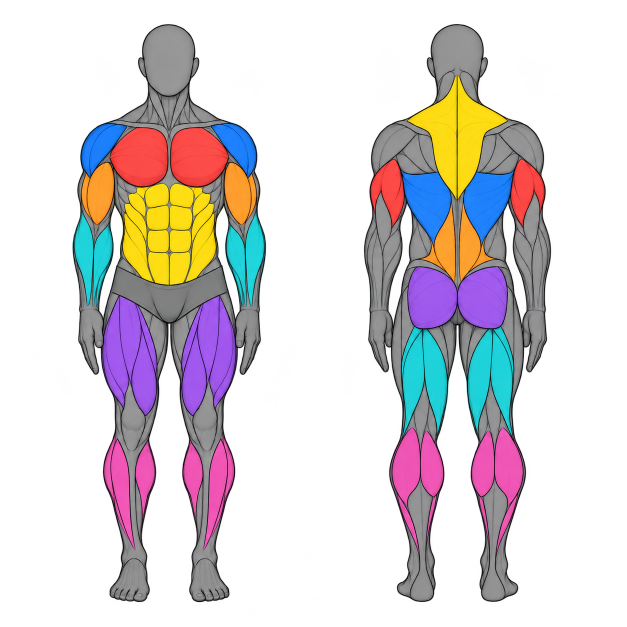
#> input picture tools/ui-assets/muscles/anatomy-atlas.png, 1254 x 1254 px (shown at 1/2 size)
$ python build-muscles.py
#> lines starting #> are read from the running program, lines starting #| are printed output that depends on the picture; after the words box and inside, x2 and y2 are one past the last pixel; in counts of white or black regions, pixels touching at a corner belong together
"""Export aligned anatomy assets from one ImageGen segmentation atlas.

Requires Pillow, NumPy and SciPy. Run from any directory with Python.
The atlas and reusable bases/masks stay in tools; app-ready PNGs go to images.
"""
from pathlib import Path
import json
import numpy as np
from PIL import Image, ImageDraw, ImageFont
from scipy import ndimage

ROOT = Path(__file__).resolve().parents[2]
WORK = Path(__file__).resolve().parent / "muscles"
SOURCE = WORK / "anatomy-atlas.png"
OUT = ROOT / "images" / "muscles"
SIZE = (400, 800)
GREEN = np.array([200, 247, 110], dtype=np.float32)
PALETTE = {
    "red": (230, 75, 93), "blue": (64, 136, 232),
    "orange": (244, 163, 64), "cyan": (64, 197, 204),
    "yellow": (231, 211, 75), "purple": (154, 98, 222),
    "magenta": (216, 92, 187),
}
REGIONS = {
    "front": {
        "chest": ("red", .16, .34),
        "shoulders": ("blue", .16, .32),
        "biceps": ("orange", .24, .40),
        "forearms": ("cyan", .33, .54),
        "abs": ("yellow", .27, .49),
        "quads": ("purple", .44, .70),
        "front-calves": ("magenta", .66, .91),
    },
    "back": {
        "lats": ("blue", .23, .45),
        "traps": ("yellow", .08, .36),
        "lowerback": ("orange", .29, .49),
        "triceps": ("red", .23, .42),
        "glutes": ("purple", .39, .58),
        "hamstrings": ("cyan", .49, .73),
        "calves": ("magenta", .65, .91),
    },
}
TARGETS = {
    "chest": ("front", ["chest"]),
    "shoulders": ("front", ["shoulders"]),
    "biceps": ("front", ["biceps"]),
    "arms": ("front", ["biceps", "forearms"]),
    "forearms": ("front", ["forearms"]),
    "abs": ("front", ["abs"]),
    "quads": ("front", ["quads"]),
    "legs": ("front", ["quads", "front-calves"]),
    "cardio": ("front", []),
    "back": ("back", ["lats", "traps"]),
    "traps": ("back", ["traps"]),
    "lowerback": ("back", ["lowerback"]),
    "triceps": ("back", ["triceps"]),
    "glutes": ("back", ["glutes"]),
    "hamstrings": ("back", ["hamstrings"]),
    "calves": ("back", ["calves"]),
}


def largest_silhouette(alpha):
    solid = ndimage.binary_opening(alpha >= 200, iterations=1)
    labels, count = ndimage.label(solid)
    if not count:
        raise ValueError("Source has no opaque anatomy silhouette")
    areas = np.bincount(labels.ravel())
    areas[0] = 0
    return labels == areas.argmax()


def clean_region(mask):
    mask = ndimage.binary_opening(mask, iterations=1)
    labels, count = ndimage.label(mask)
    sizes = np.bincount(labels.ravel())
    sizes[0] = 0
    return np.isin(labels, np.flatnonzero(sizes >= 70)) if count else mask


def rgba(rgb, alpha):
    arr = np.dstack([np.clip(np.rint(rgb), 0, 255).astype(np.uint8), alpha])
    arr[alpha == 0, :3] = 0
    return Image.fromarray(arr)


def save_indexed(image, destination, theme, cardio=False):
    """Use fixed anatomy colors and seven shared alpha levels for compact PNGs."""
    low, high = ((27, 34, 39), (88, 101, 112)) if theme == "dark" else ((125, 136, 144), (210, 219, 224))
    neutral = [np.array(low) + t * (np.array(high) - np.array(low)) for t in np.linspace(0, 1, 16)]
    blends = [neutral[10] * (1 - t) + GREEN * t for t in [.12, .28, .44, .6, .76, .9]]
    colors = np.clip(np.rint([shade * .75 + GREEN * .25 for shade in neutral]
                            if cardio else neutral + blends + [GREEN]), 0, 255).astype(np.uint8)
    palette = Image.new("P", (1, 1))
    palette.putpalette(colors.ravel().tolist() + GREEN.astype(int).tolist() * (256 - len(colors)))
    indices = np.asarray(image.convert("RGB").quantize(palette=palette, dither=Image.Dither.NONE)).copy()
    indices[indices >= len(colors)] = len(colors) - 1
    levels = np.rint(np.asarray(image)[..., 3].astype(np.float32) * 7 / 255).astype(np.uint8)
    result_indices = np.where(levels == 0, 0, 1 + indices.astype(np.uint16) * 7 + levels - 1).astype(np.uint8)
    result = Image.new("P", image.size)
    result.putdata(result_indices.ravel())
    rgb_palette, transparency = [0, 0, 0], [0]
    for color in colors:
        for alpha in [36, 73, 109, 146, 182, 219, 255]:
            rgb_palette.extend(color.tolist())
            transparency.append(alpha)
    rgb_palette.extend([0] * (768 - len(rgb_palette)))
    result.putpalette(rgb_palette)
    result.save(destination, transparency=bytes(transparency), optimize=True)


def run():
    atlas = Image.open(SOURCE).convert("RGBA")
#> atlas is the input picture: PIL image 1254x1254 RGBA; mean R, G, B, A 48.7, 42.3, 44.7, 82.9
    width, height = atlas.size
#> width = 1254; height = 1254
    sources = {}
    for view, box in [("front", (0, 0, width // 2, height)),
                      ("back", (width // 2, 0, width, height))]:
        image = atlas.crop(box)
        pixels = np.asarray(image)
        silhouette = largest_silhouette(pixels[..., 3])
        ys, xs = np.where(silhouette)
        sources[view] = {"image": image, "pixels": pixels, "solid": silhouette,
                         "top": int(ys.min()), "bottom": int(ys.max()),
                         "center": (int(xs.min()) + int(xs.max())) / 2,
                         "width": int(xs.max() - xs.min() + 1)}
#> this loop made 2 passes
#> count in largest_silhouette on passes 1 to 2: 1, 1
#> pass 1, in largest_silhouette, `solid = ndimage.binary_opening(alpha >= 200, iterations=1)`:
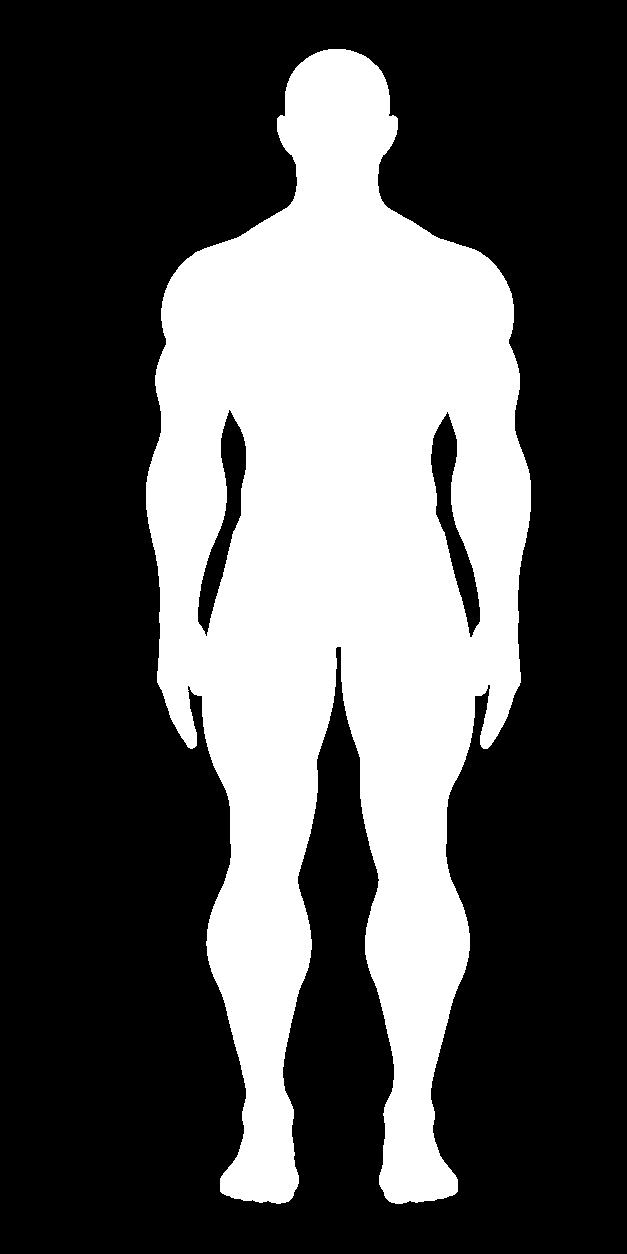
#> solid: shape (1254, 627) bool; 32.8% white; 1 white region, box (x1, y1, x2, y2) and area: (146, 49, 531, 1204) 257572
#> after the loop:
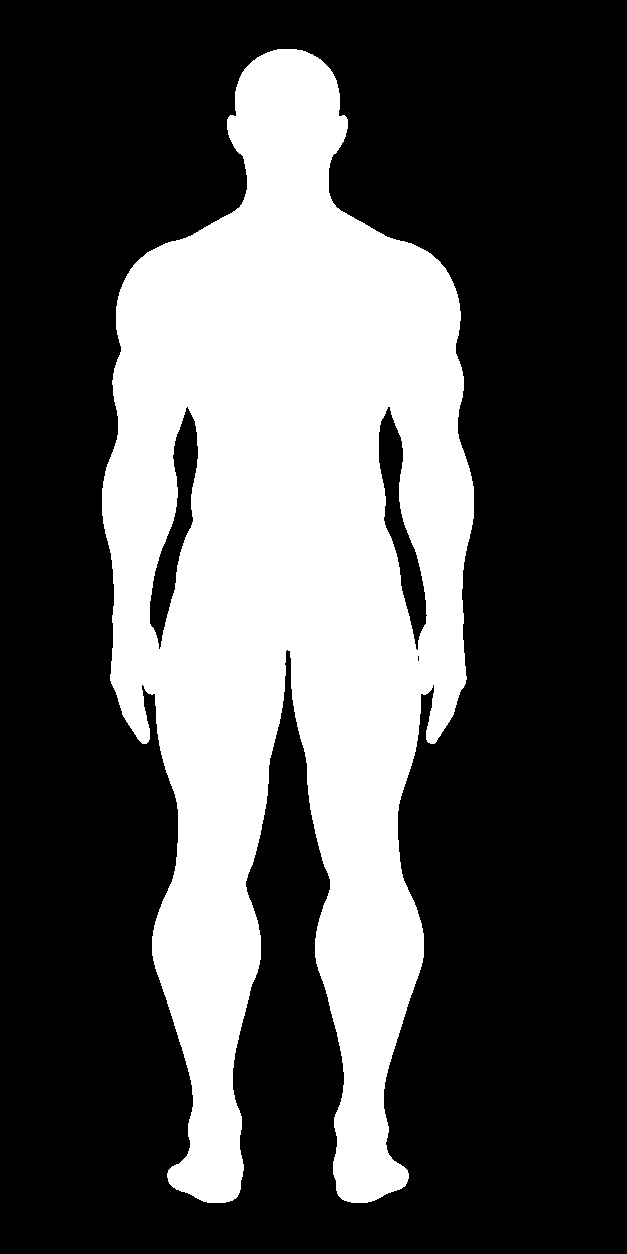
#> silhouette: shape (1254, 627) bool; 32.2% white; 1 white region, box (x1, y1, x2, y2) and area: (102, 49, 474, 1203) 253535
#> after the loop, sources = 2 items
    top = min(item["top"] for item in sources.values())
#> top = 49
    bottom = max(item["bottom"] for item in sources.values())
#> bottom = 1203
    scale = min(744 / (bottom - top + 1),
                332 / max(item["width"] for item in sources.values()))
#> scale = 0.644
    color_keys = list(PALETTE)
    palette_hues = np.asarray(Image.fromarray(np.array(
        [[PALETTE[key] for key in color_keys]], dtype=np.uint8)).convert("HSV"))[0, :, 0]
    bases, masks = {}, {}
    for view, item in sources.items():
        affine = (1 / scale, 0, item["center"] - 200 / scale,
                  0, 1 / scale, top - 28 / scale)
        def fit(array):
            return np.asarray(Image.fromarray(array.astype(np.uint8)).transform(
                SIZE, Image.Transform.AFFINE, affine,
                resample=Image.Resampling.BICUBIC))
        alpha_steps = np.array([0, 36, 73, 109, 146, 182, 219, 255], dtype=np.uint8)
        coverage = alpha_steps[np.rint(fit(item["solid"] * 255).astype(np.float32) * 7 / 255).astype(np.uint8)]
        hsv = np.asarray(item["image"].convert("HSV"))
        hue = hsv[..., 0].astype(np.int16)
        distances = np.abs(hue[..., None] - palette_hues.astype(np.int16))
        nearest = np.minimum(distances, 256 - distances).argmin(axis=-1)
        saturated = (hsv[..., 1] > 65) & (hsv[..., 2] > 75) & item["solid"]
        yy = np.arange(item["image"].height)[:, None] / height
        masks[view] = {}
        for region, (color, y0, y1) in REGIONS[view].items():
            selected = saturated & (nearest == color_keys.index(color)) & (yy >= y0) & (yy <= y1)
            fitted = fit(clean_region(selected) * 255)
            masks[view][region] = np.minimum(fitted, coverage)
            if np.count_nonzero(fitted > 127) < 100:
                raise ValueError(f"Empty region: {view}/{region}")
        value = hsv[..., 2].astype(np.float32) / 255
        tone = np.where(hsv[..., 1] > 50, .85 + .15 * value, value * 1.34)
        tone = np.clip(tone, 0, 1)
        for theme, low, high in [
            ("dark", (27, 34, 39), (88, 101, 112)),
            ("light", (125, 136, 144), (210, 219, 224)),
        ]:
            colors = np.array(low) + tone[..., None] * (np.array(high) - np.array(low))
            colors = np.stack([fit(colors[..., c]) for c in range(3)], axis=-1)
            bases[view, theme] = rgba(colors, coverage)
            (WORK / "bases").mkdir(parents=True, exist_ok=True)
            bases[view, theme].save(WORK / "bases" / f"{view}-{theme}.png", optimize=True)
#> this loop made 2 passes
#> (view, affine, alpha_steps) on passes 1 to 2: ('front', (1.55, 0, 27.52, 0, 1.55, 5.53), [0, 36, 73, 109, 146, 182, 219, 255]), ('back', (1.55, 0, -22.98, 0, 1.55, 5.53), [0, 36, 73, 109, 146, 182, 219, 255])
#> pass 1, in run, `nearest = np.minimum(distances, 256 - distances).argmin(axis=-1)`:
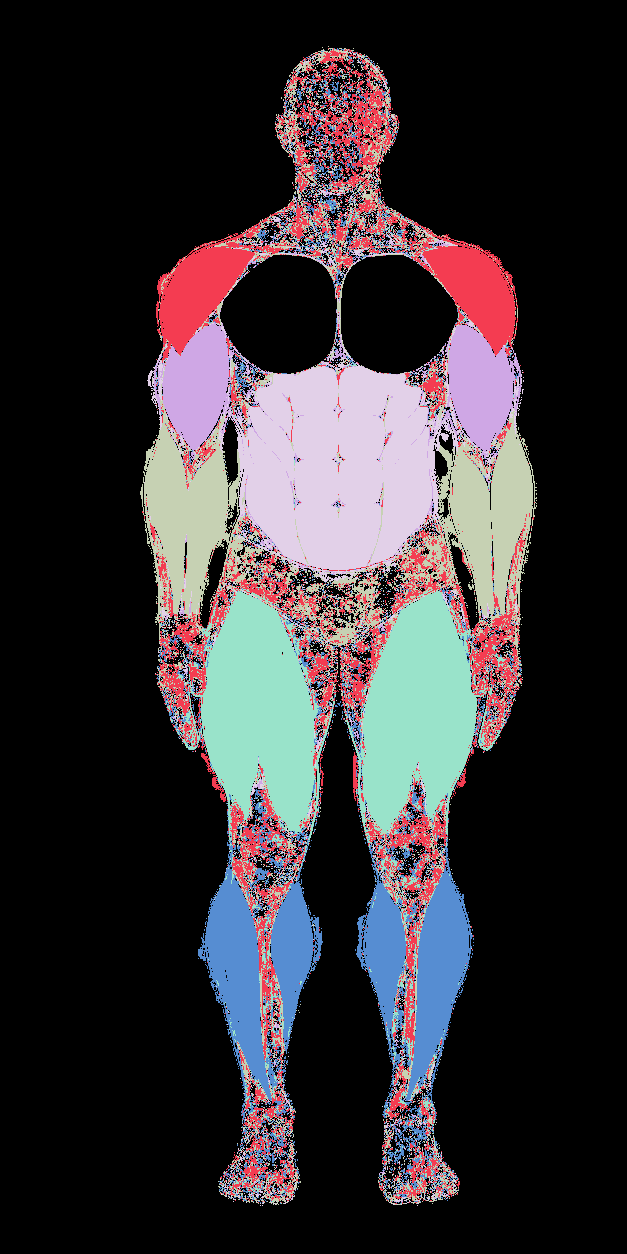
#> nearest: shape (1254, 627) int64; 7 distinct labels, from 0 to 6; one colour per label, 0 black
#> after the loop:
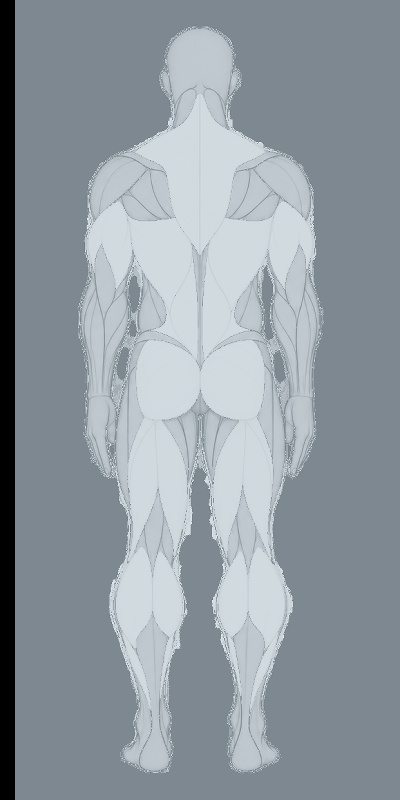
#> colors: shape (800, 400, 3); mean of channels 0, 1, 2 144.6, 154.6, 161.4; drawn as R, G, B
#> after the loop: selected: shape (1254, 627) bool; 2.9% white; 8 white regions (3 under 20 px), largest, box (x1, y1, x2, y2) and area: (363, 855, 419, 1106) 6795, (158, 855, 213, 1106) 6781, (316, 861, 362, 1082) 4619, (214, 861, 260, 994) 4214, (226, 992, 245, 1078) 403
#> after the loop, bases = 4 items; masks = 2 items

    (WORK / "masks").mkdir(parents=True, exist_ok=True)
    for name, (view, regions) in TARGETS.items():
        alpha = np.asarray(bases[view, "dark"])[..., 3]
        mask = (np.rint(alpha * .25).astype(np.uint8) if name == "cardio" else
                np.maximum.reduce([masks[view][region] for region in regions]))
        green = np.broadcast_to(GREEN, (SIZE[1], SIZE[0], 3))
        rgba(green, mask).save(WORK / "masks" / f"{name}.png", optimize=True)
        for theme in ["dark", "light"]:
            base = np.asarray(bases[view, theme]).astype(np.float32)
            # Mask is already constrained to the silhouette. Keep alpha exactly
            # identical across every target and both themes.
            factor = np.divide(mask, alpha, out=np.zeros_like(mask, dtype=np.float32),
                               where=alpha > 0)[..., None]
            result = rgba(base[..., :3] * (1 - factor) + GREEN * factor, alpha)
            (OUT / theme).mkdir(parents=True, exist_ok=True)
            save_indexed(result, OUT / theme / f"{name}.png", theme, name == "cardio")
#> this loop made 16 passes
#> (name, view, regions) on passes 1 to 12: ('chest', 'front', ['chest']), ('shoulders', 'front', ['shoulders']), ('biceps', 'front', ['biceps']), ('arms', 'front', ['biceps', 'forearms']), ('forearms', 'front', ['forearms']), ('abs', 'front', ['abs']), ('quads', 'front', ['quads']), ('legs', 'front', ['quads', 'front-calves']), ('cardio', 'front', []), ('back', 'back', ['lats', 'traps']), ('traps', 'back', ['traps']), ('lowerback', 'back', ['lowerback'])
#> pass 1, in rgba (call 6), `arr = np.dstack([np.clip(np.rint(rgb), 0, 255).astype(np.uint8), alpha])`:
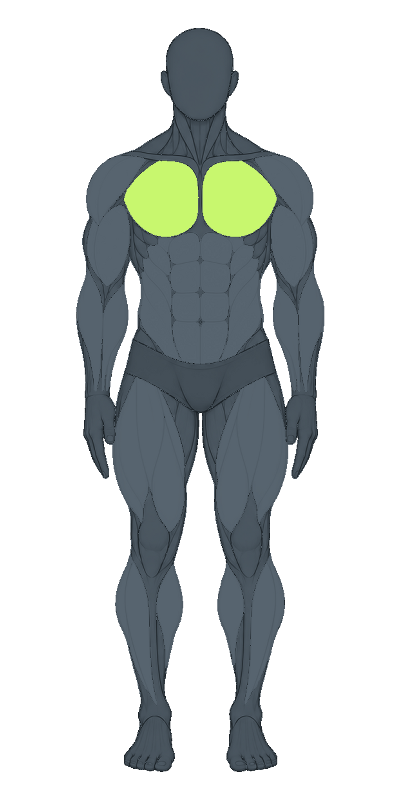
#> arr: shape (800, 400, 4); mean of channels 0, 1, 2, 3 29.3, 34.3, 33.6, 85.2; transparent parts drawn white
#> after the loop:
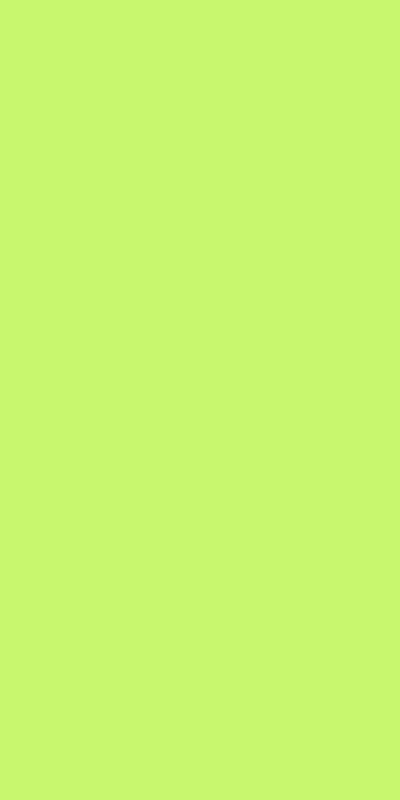
#> green: shape (800, 400, 3) float32; mean R, G, B 200, 247.8, 110.1

    report = {"size": list(SIZE), "highlight": "#C8F76E", "targets": {}, "bytes": 0}
    for name, (view, _) in TARGETS.items():
        dark = np.asarray(Image.open(OUT / "dark" / f"{name}.png").convert("RGBA"))
        light = np.asarray(Image.open(OUT / "light" / f"{name}.png").convert("RGBA"))
        assert dark.shape == light.shape == (800, 400, 4)
        assert np.array_equal(dark[..., 3], light[..., 3])
        assert np.array_equal(dark[..., 3], np.asarray(bases[view, "dark"])[..., 3])
        assert dark[0, 0, 3] == 0 and dark[-1, -1, 3] == 0
        if name != "cardio":
            dark_green = np.all(dark[..., :3] == GREEN, axis=-1) & (dark[..., 3] > 0)
#> dark_green: shape (800, 400) bool; 2.7% white; 2 white regions, box (x1, y1, x2, y2) and area: (203, 161, 276, 236) 4301, (124, 161, 199, 237) 4294
            light_green = np.all(light[..., :3] == GREEN, axis=-1) & (light[..., 3] > 0)
#> light_green: shape (800, 400) bool; 2.7% white; 2 white regions, box (x1, y1, x2, y2) and area: (203, 161, 276, 236) 4301, (124, 161, 199, 237) 4295
            interior = np.asarray(Image.open(WORK / "masks" / f"{name}.png"))[..., 3] == 255
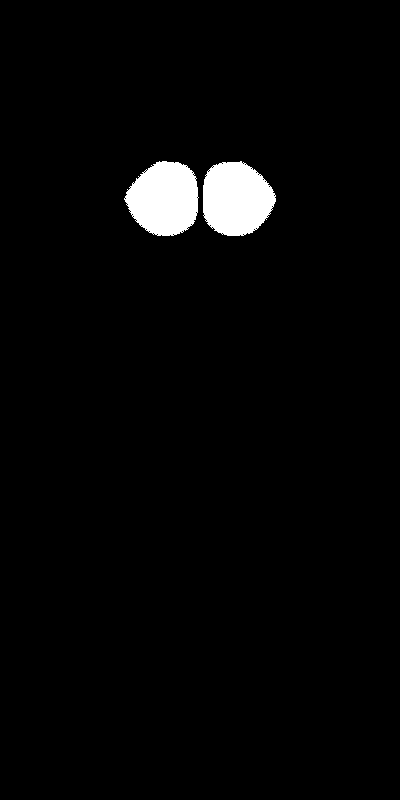
#> interior: shape (800, 400) bool; 2.6% white; 2 white regions, box (x1, y1, x2, y2) and area: (203, 161, 276, 236) 4241, (124, 161, 199, 236) 4220
            assert np.all(dark_green[interior]) and np.all(light_green[interior]) and interior.sum() > 100
        report["targets"][name] = {"view": view, "bbox": list(Image.open(OUT / "dark" / f"{name}.png").getbbox())}
#> (the run stopped early here; a loop or call above may not have finished)
